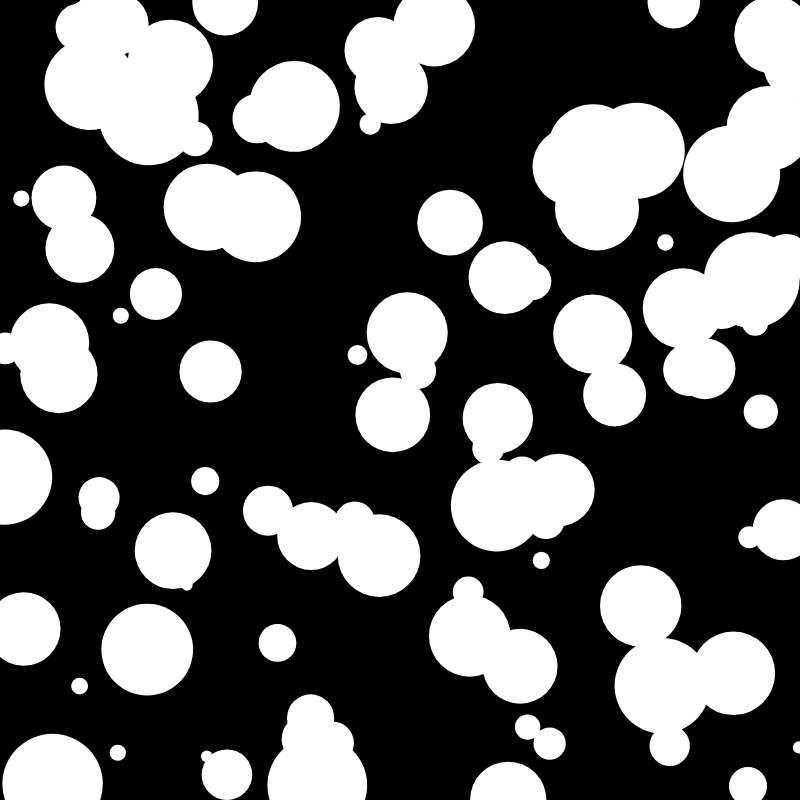
Frame 1 (no input)
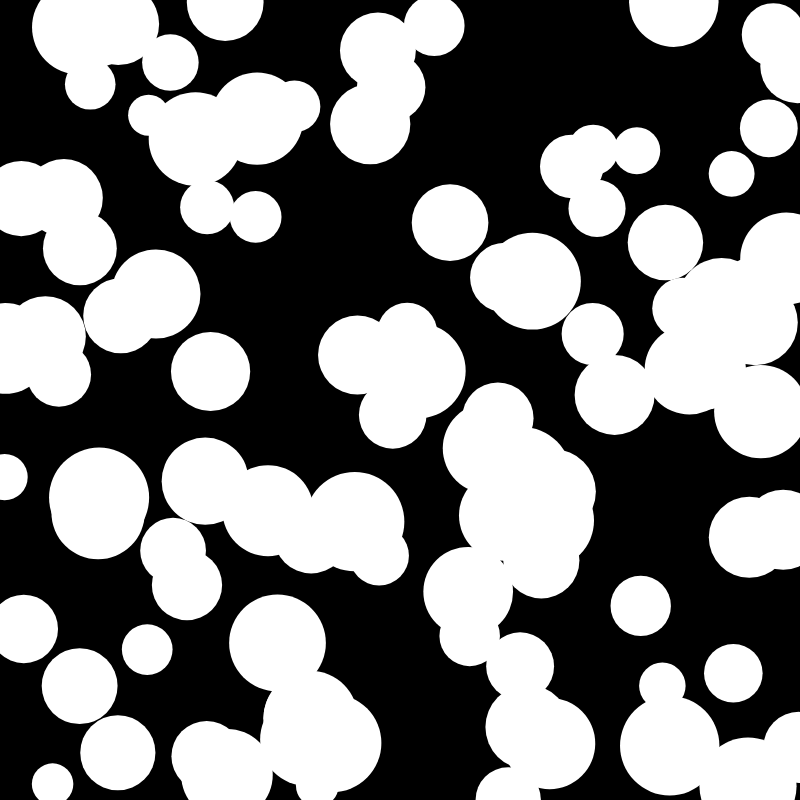
Frame 60 (no input)
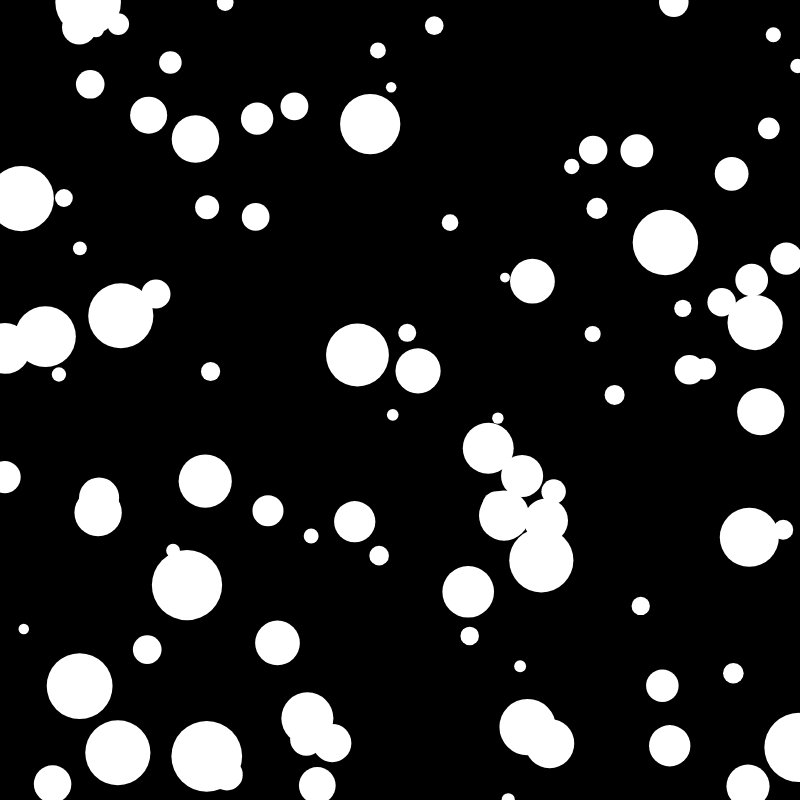
Frame 120 (the mouse pressed at the canvas centre since frame 60)

The p5.js sketch that drew these frames (run headless with seeded random() and noise() and a simulated clock; from frame 60 on, the mouse is pressed at the canvas centre):

// p5.js sketch
// ── sketch.js

const canvas = {
    width: 800,
    height: 800
}
const totalCircles = 100;
const minDiameter = 10;
const maxDiameter = 100;
const circles =[];

function setup() {
    createCanvas(canvas.width, canvas.height);
    background(0);
    for (let i = 0; i < totalCircles; i++) {
        const circleSettings ={
        x: random(1, canvas.width),
        y: random(1, canvas.width),
        diameter: random(minDiameter, maxDiameter)
        }
        const myCircle = new Circle(circleSettings.x, 
            circleSettings.y, circleSettings.diameter);
        circles.push(myCircle);
    }

}
function draw(){
    background(0);
   // noLoop(); // turn of default loop
    noStroke(); // turn off stroke
    //console.log(circles);
    for (let i = 0; i < circles.length; i++) {
        circles[i].update();
        circles[i].draw();
    }

}
// ── circle.js
class Circle{

    constructor(x, y, diameter) {
        this.x = x;
        this.y = y;
        this.diameter = diameter;
        this.isGrowing = true;
    }

    draw() {
        circle(this.x, this.y, this.diameter)
    }
    update() {
        if (this.isGrowing) {
            this.diameter += 1; 
        } else{
            this.diameter -= 1; 
        }
        // max boundary
        if (this.diameter > maxDiameter){
            this.isGrowing = false;
        }  
        //min boundary      
        if (this.diameter < minDiameter){
            this.isGrowing = true;
        }



    }
}
